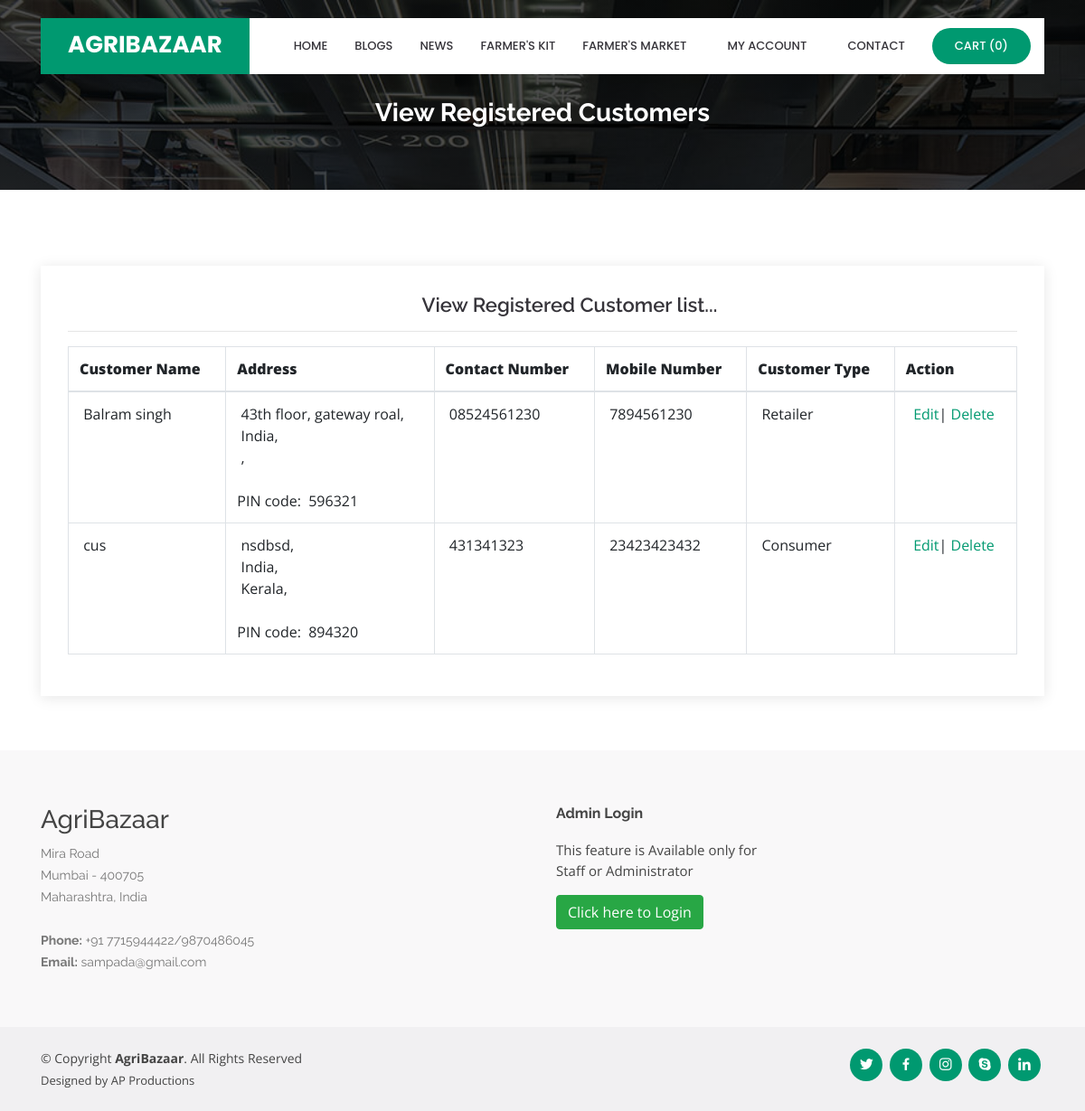
Page /viewcustomerReg.php on the committed database.
### tables this page shows
CREATE TABLE `customer` (
  `customer_id` int(10) NOT NULL,
  `customer_name` varchar(25) NOT NULL,
  `address` text NOT NULL,
  `country_id` int(10) NOT NULL,
  `state_id` int(10) NOT NULL,
  `city_id` int(10) NOT NULL,
  `pincode` varchar(10) NOT NULL,
  `contact_no` varchar(15) NOT NULL,
  `mobile_no` varchar(15) NOT NULL,
  `email_id` varchar(50) NOT NULL,
  `password` varchar(25) NOT NULL,
  `customer_type` varchar(25) NOT NULL,
  `status` varchar(10) NOT NULL
);

CREATE TABLE `country` (
  `country_id` int(10) NOT NULL,
  `country` varchar(25) NOT NULL,
  `description` text NOT NULL,
  `status` varchar(10) NOT NULL
);

CREATE TABLE `state` (
  `state_id` int(10) NOT NULL,
  `country_id` int(10) NOT NULL,
  `state` varchar(25) NOT NULL,
  `description` text NOT NULL,
  `status` varchar(10) NOT NULL
);

### viewcustomerReg.php (the view, shortened to what this page needs)
<?php
include("header.php");
include("dbconnection.php");
?>
  <main id="main">
    <section id="cta" class="cta">
      <div class="container">
        <div class="text-center" data-aos="zoom-in">
		<br><br>
          <h3>View Registered Customers</h3>
        </div>
      </div>
    </section>
    <section id="contact" class="contact">
      <div class="container">
        <div class="row">
          <div class="col-lg-12" data-aos="fade-up" data-aos-delay="100">
            <div class="info mt-4 ">
		<center><h4>View Registered Customer list...</h4></center><hr>
<?php
							$sql = "SELECT * FROM customer";
							  $qsql = mysqli_query($con,$sql);
							if(mysqli_num_rows($qsql)  == 0)
									{
										echo "<center>There is no customer to display!!</center>";
									}
									else
									{
										?>
							<table class="table table-bordered"  style="width:100%">
								<THEAD>
							  <tr>
							    <th height="32"><strong>Customer Name</strong></th>
							    <th><strong>Address</strong></th>
							    <th><strong>Contact Number</strong></th>
							    <th><strong>Mobile Number</strong></th>
		                        <th><strong>Customer Type</strong></th>
                                <th><strong>Action</strong></th>
						      </tr>
								</THEAD>
								<TBODY>
                              <?php
							  while($rs = mysqli_fetch_array($qsql))
							  {
								  $sql1 = "SELECT * FROM country WHERE country_id='$rs[country_id]'";
								  $qsql1 = mysqli_query($con,$sql1);
								  $rs1 = mysqli_fetch_array($qsql1);
								  $sql2 = "SELECT * FROM state WHERE state_id='$rs[state_id]'";
								  $qsql2 = mysqli_query($con,$sql2);
								  $rs2 = mysqli_fetch_array($qsql2);
								  $sql3 = "SELECT * FROM city WHERE city_id='$rs[city_id]'";
								  $qsql3 = mysqli_query($con,$sql3);
								  $rs3 = mysqli_fetch_array($qsql3);
							  echo "
							  <tr>
							    <td>&nbsp;$rs[customer_name]</td>
							    <td>&nbsp;$rs[address],<br>
&nbsp;$rs1[country],<br>
&nbsp;$rs2[state],<br>
&nbsp;$rs3[city]<br>
PIN code: &nbsp;$rs[pincode]</td>
							    <td>&nbsp;$rs[contact_no]</td>
							    <td>&nbsp;$rs[mobile_no]</td>
							    <td>&nbsp;$rs[customer_type]</td>
							    <td>&nbsp; <a href='customerReg.php?editid=$rs[customer_id]'>Edit</a>| <a href='viewcustomerReg.php?deleteid=$rs[customer_id]' onclick='return delconfirm()'>Delete</a></td>
						      </tr>";
							  }
							  ?>
								</TBODY>
						  </table>
						<?php
						 }
						?>
            </div>
		  </div>
        </div>
      </div>
    </section>
  </main>
<?php
include("footer.php");
?>

### assets/css/style.css (style rules this page uses)
body { font-family: "Open Sans", sans-serif; color: #444444; }
a { color: #009970; }
h1, h2, h3, h4, h5, h6 { font-family: "Raleway", sans-serif; }
section { padding: 60px 0; overflow: hidden; }
.cta { background: linear-gradient(rgba(2, 2, 2, 0.7), rgba(0, 0, 0, 0.7)), url("../img/cta-bg.jpg") fixed center center; background-size: cover; padding: 60px 0; }
.cta h3 { color: #fff; font-size: 28px; font-weight: 700; }
.contact .info { padding: 30px; width: 100%; background: #fff; box-shadow: 0px 2px 15px rgba(0, 0, 0, 0.1); }
.contact .info h4 { padding: 0 0 0 60px; font-size: 22px; font-weight: 600; margin-bottom: 5px; color: #36343a; }

### rows in the picture
customer: customer_name "Balram singh", address "43th floor, gateway roal", country.country "India", pincode "596321", contact_no "08524561230", mobile_no "7894561230", customer_type "Retailer"
customer: customer_name "cus", address "nsdbsd", country.country "India", state.state "Kerala", pincode "894320", contact_no "431341323", mobile_no "23423423432", customer_type "Consumer"

### other values in the picture
mysqli_num_rows($qsqlproduct_purchase_record) "0"
